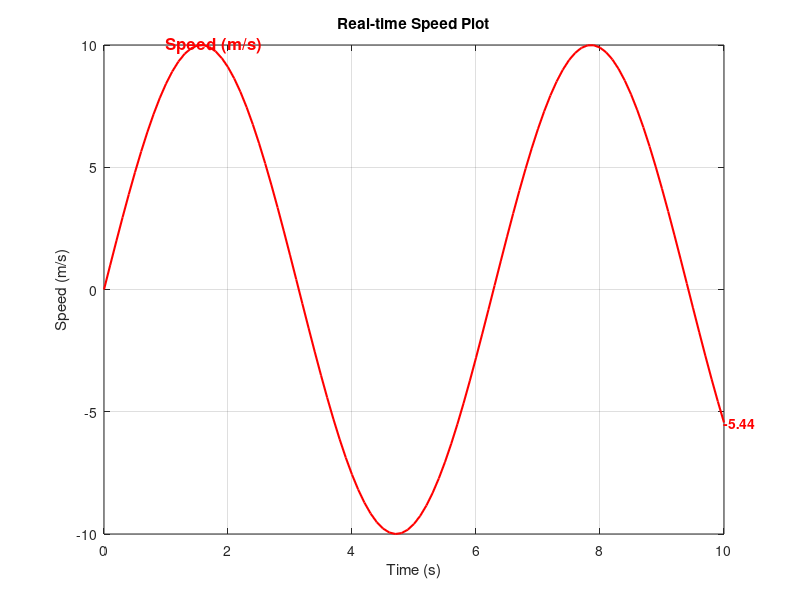

Here is the MATLAB script that generated this plot:
% 生成时间和速度数据
t = 0:0.1:10;          % 时间轴
speed = sin(t) * 10;    % 假设速度随时间的正弦变化，单位为 m/s

% 创建图形窗口和曲线
figure;
plotHandle = plot(t, speed, 'r', 'LineWidth', 1.5); % 绘制红色的速度曲线
hold on;
xlabel('Time (s)');
ylabel('Speed (m/s)');
title('Real-time Speed Plot');
grid on;

% 添加一个静态的文本标签
textLabel = text(1, max(speed), 'Speed (m/s)', 'Color', 'r', 'FontSize', 12, 'FontWeight', 'bold');

% 动态显示最新的速度值
dynamicText = text(t(end), speed(end), sprintf('%.2f m/s', speed(end)), ...
                   'Color', 'r', 'FontSize', 10, 'FontWeight', 'bold');

% 动态更新曲线和标签
for i = 1:length(t)
    % 更新曲线数据
    set(plotHandle, 'XData', t(1:i), 'YData', speed(1:i));
    
    % 更新动态文本的位置和显示的值
    set(dynamicText, 'Position', [t(i), speed(i)], 'String', sprintf('%.2f', speed(i)));
    
    % 强制刷新图像
    drawnow;
    
    % 模拟实时数据
    pause(0.1);
end



